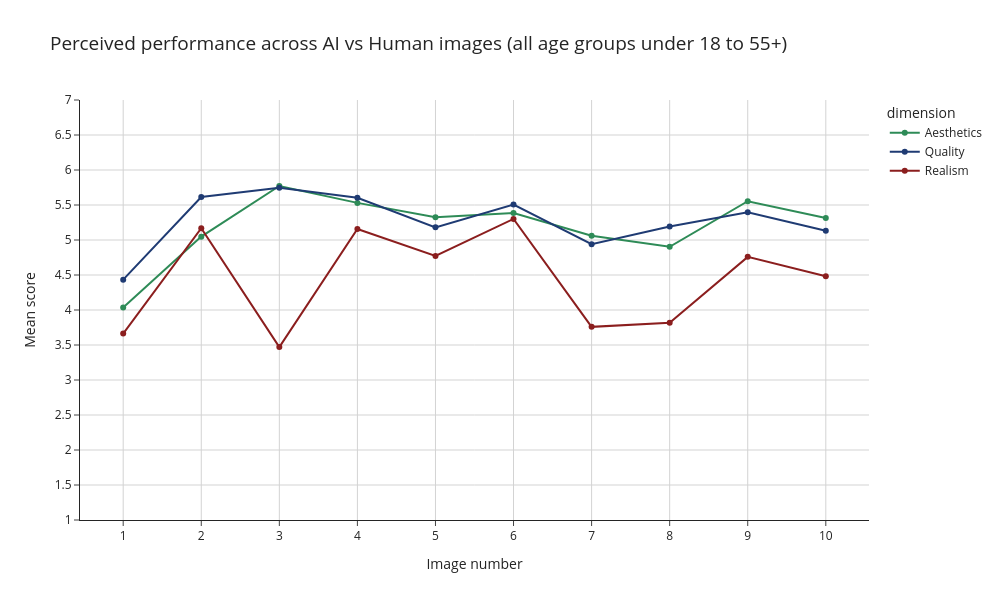

The cell this chart's notebook holds for it:
### Markdown cell above
#### 3.1 Overall performance across evaluation dimensions: 

This subsection establishes a baseline view of how images perform across key perceptual dimensions before moving into more specific comparisons. By examining mean scores for quality, realism, and aesthetics, it identifies which attributes drive performance and where limitations are most apparent, particularly for AI generated content. Following the analysis, these insights help understand whether any observed differences are primarily linked to realism, visual appeal, or technical execution, and provide direction for the more detailed analyses that follow.

### Code cell
#filtering key evaluation dimensions using labels from dataset:
filtered = ratings_long[ratings_long["item_label"].isin(["High quality", "Realistic", "Visually attractive"])]

#renaming these labels to simpler terms for cleaner legend:
filtered = filtered.rename(columns={"item_label": "dimension"})
filtered["dimension"] = filtered["dimension"].replace({"High quality": "Quality", "Realistic": "Realism", "Visually attractive": "Aesthetics"})

#aggregating mean scores across images and evaluation dimensions to understand overall perception patterns:
line_data = filtered.groupby(["image_number", "dimension"])["score"].mean().reset_index()

#creating line chart to compare how each evaluation dimension varies across images:
fig = px.line(line_data, x="image_number", y="score", color="dimension", markers=True,
              title="Perceived performance across AI vs Human images (all age groups under 18 to 55+)",
              color_discrete_map={"Quality": "#1f3b73", "Realism": "#8b1e1e", "Aesthetics": "#2e8b57"})

#applying consistent layout styling:
fig.update_layout(template="simple_white", width=1000, height=600, title_font_size=19,
                  xaxis=dict(title="Image number", dtick=1, showgrid=True, gridcolor="lightgrey"),
                  yaxis=dict(title="Mean score", range=[1, 7], dtick=0.5, showgrid=True, gridcolor="lightgrey"))

#adding value labels:
fig.update_traces(text=line_data["score"].round(2), textposition="top center")

#displaying final chart:
fig.show()

### Figure 1 — Plotly figure (JSON) as saved in the notebook; plotly's stock layout.template omitted (floating-point values rounded to 4 significant figures)
{"data": [{"hovertemplate": "dimension=Aesthetics<br>image_number=%{x}<br>score=%{y}<extra></extra>", "legendgroup": "Aesthetics", "line": {"color": "#2e8b57", "dash": "solid"}, "marker": {"symbol": "circle"}, "mode": "lines+markers", "name": "Aesthetics", "orientation": "v", "showlegend": true, "text": [4.04, 4.43, 3.66, 5.05, 5.61, 5.17, 5.77, 5.75, 3.47, 5.53, 5.6, 5.16, 5.33, 5.18, 4.77, 5.39, 5.51, 5.3, 5.06, 4.94, 3.76, 4.9, 5.19, 3.82, 5.55, 5.4, 4.76, 5.31, 5.13, 4.48], "textposition": "top center", "type": "scatter", "x": [1, 2, 3, 4, 5, 6, 7, 8, 9, 10], "xaxis": "x", "y": [4.036, 5.048, 5.771, 5.53, 5.325, 5.386, 5.06, 4.904, 5.554, 5.313], "yaxis": "y"}, {"hovertemplate": "dimension=Quality<br>image_number=%{x}<br>score=%{y}<extra></extra>", "legendgroup": "Quality", "line": {"color": "#1f3b73", "dash": "solid"}, "marker": {"symbol": "circle"}, "mode": "lines+markers", "name": "Quality", "orientation": "v", "showlegend": true, "text": [4.04, 4.43, 3.66, 5.05, 5.61, 5.17, 5.77, 5.75, 3.47, 5.53, 5.6, 5.16, 5.33, 5.18, 4.77, 5.39, 5.51, 5.3, 5.06, 4.94, 3.76, 4.9, 5.19, 3.82, 5.55, 5.4, 4.76, 5.31, 5.13, 4.48], "textposition": "top center", "type": "scatter", "x": [1, 2, 3, 4, 5, 6, 7, 8, 9, 10], "xaxis": "x", "y": [4.434, 5.614, 5.747, 5.602, 5.181, 5.506, 4.94, 5.193, 5.398, 5.133], "yaxis": "y"}, {"hovertemplate": "dimension=Realism<br>image_number=%{x}<br>score=%{y}<extra></extra>", "legendgroup": "Realism", "line": {"color": "#8b1e1e", "dash": "solid"}, "marker": {"symbol": "circle"}, "mode": "lines+markers", "name": "Realism", "orientation": "v", "showlegend": true, "text": [4.04, 4.43, 3.66, 5.05, 5.61, 5.17, 5.77, 5.75, 3.47, 5.53, 5.6, 5.16, 5.33, 5.18, 4.77, 5.39, 5.51, 5.3, 5.06, 4.94, 3.76, 4.9, 5.19, 3.82, 5.55, 5.4, 4.76, 5.31, 5.13, 4.48], "textposition": "top center", "type": "scatter", "x": [1, 2, 3, 4, 5, 6, 7, 8, 9, 10], "xaxis": "x", "y": [3.663, 5.169, 3.47, 5.157, 4.771, 5.301, 3.759, 3.819, 4.759, 4.482], "yaxis": "y"}], "layout": {"height": 600, "legend": {"title": {"text": "dimension"}, "tracegroupgap": 0}, "title": {"font": {"size": 19}, "text": "Perceived performance across AI vs Human images (all age groups under 18 to 55+)"}, "width": 1000, "xaxis": {"anchor": "y", "domain": [0, 1], "dtick": 1, "gridcolor": "lightgrey", "showgrid": true, "title": {"text": "Image number"}}, "yaxis": {"anchor": "x", "domain": [0, 1], "dtick": 0.5, "gridcolor": "lightgrey", "range": [1, 7], "showgrid": true, "title": {"text": "Mean score"}}}}
